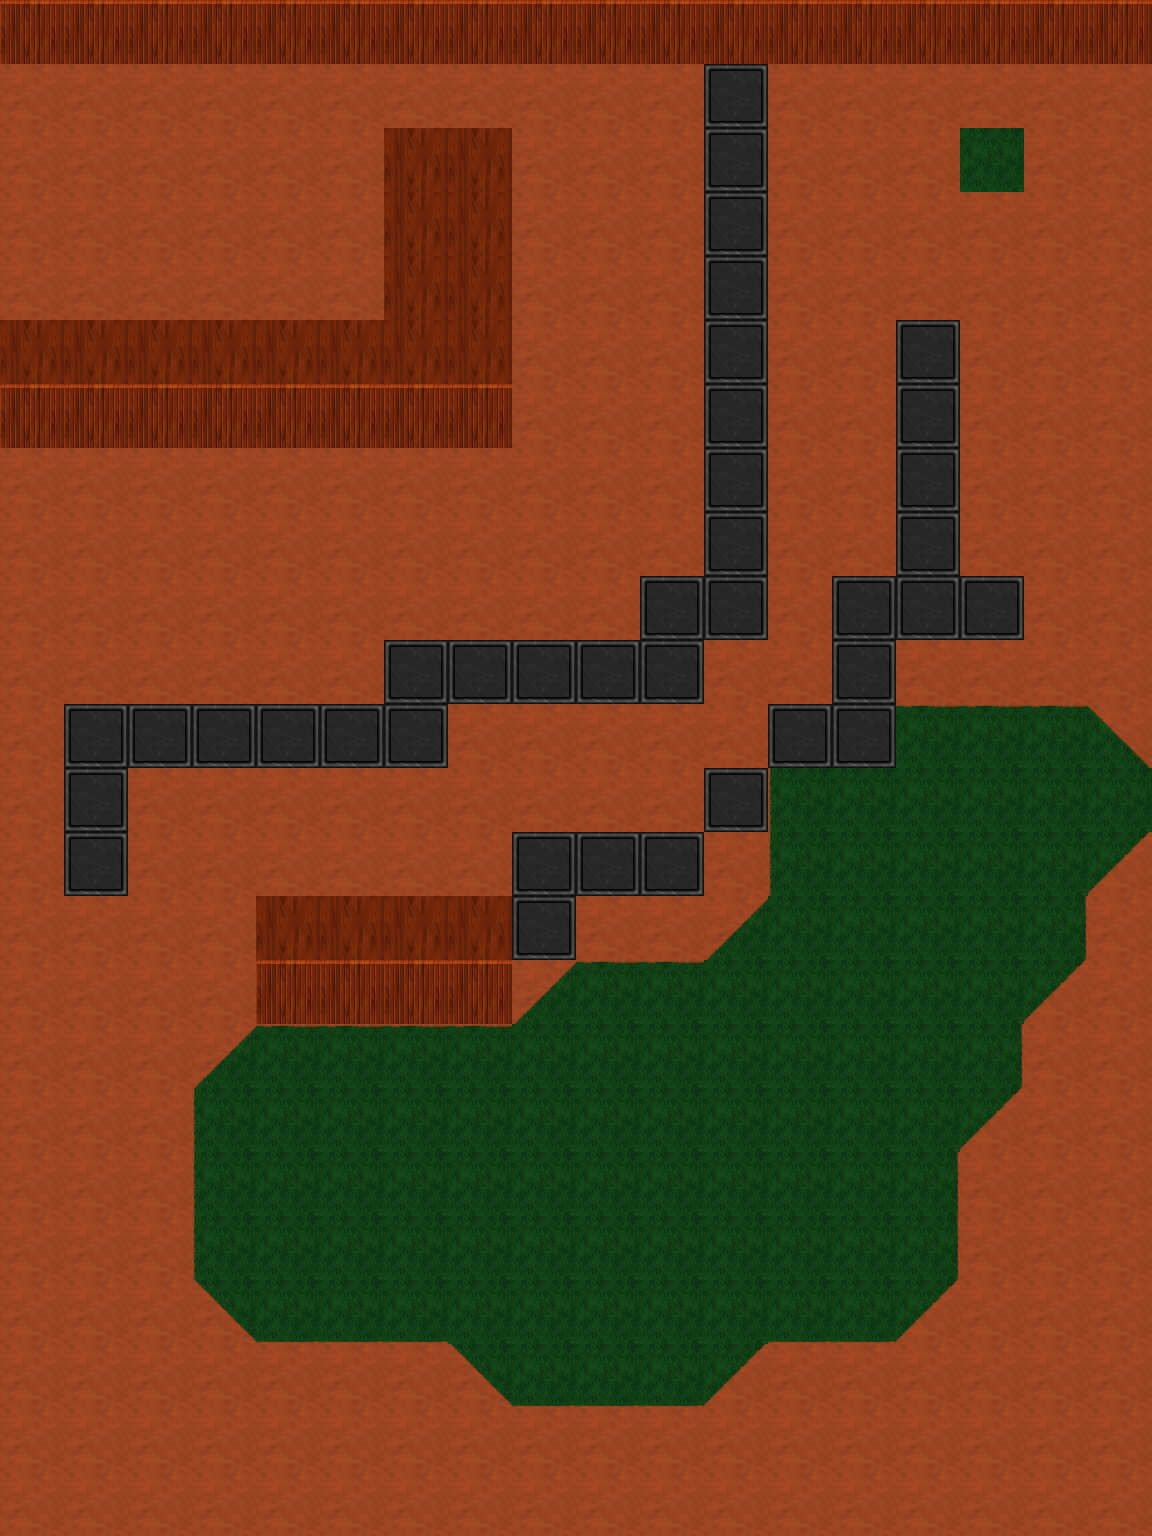

This is a level from a 2D game, rendered from its Tiled map with the project's own tilesets. A one-line summary and the complete map file follow:
An orthogonal 18x24 tile map with 64x64 px tiles, 1 tile layer (Tile Layer 1) and 31 objects.

<map version="1.5" tiledversion="1.6.0" orientation="orthogonal" renderorder="right-down" width="18" height="24" tilewidth="64" tileheight="64" infinite="0" nextlayerid="11" nextobjectid="165">
 <editorsettings>
  <export target="map_o1.json" format="json" />
 </editorsettings>
 <tileset firstgid="1" name="tiles" tilewidth="64" tileheight="64" spacing="2" margin="1" tilecount="15" columns="3">
  <image source="tiles.png" width="198" height="330" />
  <tile id="0">
   <properties>
    <property name="collide" type="bool" value="false" />
   </properties>
  </tile>
  <tile id="1">
   <properties>
    <property name="collide" type="bool" value="false" />
   </properties>
  </tile>
  <tile id="2">
   <properties>
    <property name="collide" type="bool" value="false" />
   </properties>
  </tile>
  <tile id="3">
   <properties>
    <property name="collide" type="bool" value="false" />
   </properties>
  </tile>
  <tile id="4">
   <properties>
    <property name="collide" type="bool" value="false" />
   </properties>
  </tile>
  <tile id="5">
   <properties>
    <property name="collide" type="bool" value="false" />
   </properties>
  </tile>
  <tile id="6">
   <properties>
    <property name="collide" type="bool" value="false" />
   </properties>
  </tile>
  <tile id="7">
   <properties>
    <property name="collide" type="bool" value="false" />
   </properties>
  </tile>
  <tile id="8">
   <properties>
    <property name="collide" type="bool" value="false" />
   </properties>
  </tile>
  <tile id="9">
   <properties>
    <property name="collide" type="bool" value="false" />
   </properties>
  </tile>
  <tile id="10">
   <properties>
    <property name="collide" type="bool" value="false" />
   </properties>
  </tile>
  <tile id="11">
   <properties>
    <property name="collide" type="bool" value="false" />
   </properties>
  </tile>
  <tile id="12">
   <properties>
    <property name="collide" type="bool" value="true" />
   </properties>
  </tile>
  <tile id="13">
   <properties>
    <property name="collide" type="bool" value="true" />
   </properties>
  </tile>
  <tile id="14">
   <properties>
    <property name="collide" type="bool" value="true" />
   </properties>
  </tile>
 </tileset>
 <layer id="1" name="Tile Layer 1" width="18" height="24">
  <data encoding="csv">
13,13,13,13,13,13,13,13,13,13,13,13,13,13,13,13,13,13,
1,1,1,1,1,1,1,1,1,1,1,15,1,1,1,1,1,1,
1,1,1,1,1,1,14,14,1,1,1,15,1,1,1,8,1,1,
1,1,1,1,1,1,14,14,1,1,1,15,1,1,1,1,1,1,
1,1,1,1,1,1,14,14,1,1,1,15,1,1,1,1,1,1,
14,14,14,14,14,14,14,14,1,1,1,15,1,1,15,1,1,1,
13,13,13,13,13,13,13,13,1,1,1,15,1,1,15,1,1,1,
1,1,1,1,1,1,1,1,1,1,1,15,1,1,15,1,1,1,
1,1,1,1,1,1,1,1,1,1,1,15,1,1,15,1,1,1,
1,1,1,1,1,1,1,1,1,1,15,15,1,15,15,15,1,1,
1,1,1,1,1,1,15,15,15,15,15,1,1,15,1,1,1,1,
1,15,15,15,15,15,15,1,1,1,1,1,15,15,5,5,5,6,
1,15,1,1,1,1,1,1,1,1,1,15,7,8,8,8,8,8,
1,15,1,1,1,1,1,1,15,15,15,1,7,8,8,8,8,12,
1,1,1,1,14,14,14,14,15,1,1,4,8,8,8,8,9,1,
1,1,1,1,13,13,13,13,4,5,5,8,8,8,8,8,12,1,
1,1,1,4,5,5,5,5,8,8,8,8,8,8,8,9,1,1,
1,1,1,7,8,8,8,8,8,8,8,8,8,8,8,12,1,1,
1,1,1,7,8,8,8,8,8,8,8,8,8,8,9,1,1,1,
1,1,1,7,8,8,8,8,8,8,8,8,8,8,9,1,1,1,
1,1,1,10,11,11,11,8,8,8,8,8,11,11,12,1,1,1,
1,1,1,1,1,1,1,10,11,11,11,12,1,1,1,1,1,1,
1,1,1,1,1,1,1,1,1,1,1,1,1,1,1,1,1,1,
1,1,1,1,1,1,1,1,1,1,1,1,1,1,1,1,1,1
</data>
 </layer>
 <objectgroup id="10" name="player">
  <object id="157" x="605.333" y="1444">
   <point />
  </object>
 </objectgroup>
 <objectgroup id="9" name="creatures">
  <object id="139" x="861.333" y="1058.67">
   <point />
  </object>
  <object id="164" x="410.667" y="541.333">
   <point />
  </object>
 </objectgroup>
 <objectgroup id="8" name="well">
  <object id="158" x="128" y="190.667">
   <point />
  </object>
 </objectgroup>
 <objectgroup id="6" name="blood">
  <object id="140" x="908" y="1052">
   <point />
  </object>
 </objectgroup>
 <objectgroup id="7" name="corpses">
  <object id="141" x="901.333" y="1001.33">
   <point />
  </object>
  <object id="142" x="996" y="161.333">
   <point />
  </object>
 </objectgroup>
 <objectgroup id="2" name="trees">
  <object id="134" x="21.3333" y="1080">
   <point />
  </object>
  <object id="135" x="73.3333" y="1069.33">
   <point />
  </object>
  <object id="136" x="137.333" y="1036">
   <point />
  </object>
  <object id="137" x="178.667" y="1025.33">
   <point />
  </object>
  <object id="138" x="244" y="996">
   <point />
  </object>
  <object id="150" x="592" y="1144">
   <point />
  </object>
  <object id="151" x="973.333" y="773.333">
   <point />
  </object>
  <object id="152" x="370.667" y="1084">
   <point />
  </object>
  <object id="153" x="204" y="981.333">
   <point />
  </object>
  <object id="154" x="149.333" y="1005.33">
   <point />
  </object>
  <object id="155" x="110.667" y="1018.67">
   <point />
  </object>
  <object id="156" x="42.6667" y="1048">
   <point />
  </object>
  <object id="159" x="217.333" y="1018.67">
   <point />
  </object>
  <object id="160" x="94.6667" y="1040">
   <point />
  </object>
  <object id="161" x="254.667" y="961.333">
   <point />
  </object>
  <object id="162" x="260" y="929.333">
   <point />
  </object>
  <object id="163" x="262.667" y="900">
   <point />
  </object>
 </objectgroup>
 <objectgroup id="4" name="flower1">
  <object id="143" x="540" y="1378.67">
   <point />
  </object>
  <object id="144" x="589.333" y="1352">
   <point />
  </object>
  <object id="145" x="657.333" y="1344">
   <point />
  </object>
  <object id="146" x="1064" y="1457.33">
   <point />
  </object>
  <object id="147" x="69.3333" y="1325.33">
   <point />
  </object>
  <object id="148" x="526.667" y="120">
   <point />
  </object>
 </objectgroup>
 <objectgroup id="5" name="flower2">
  <object id="149" x="966.667" y="140">
   <point />
  </object>
 </objectgroup>
 <objectgroup id="3" name="flower3" />
</map>
